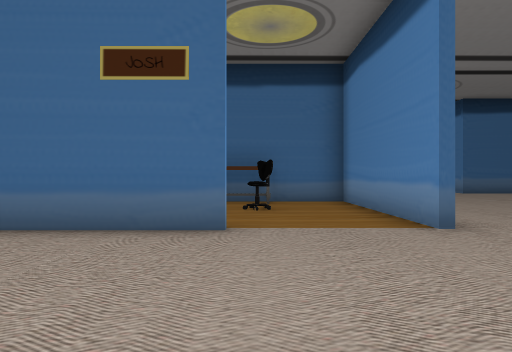
View 1 (above)

24 first-person views from a walk through a Unity game level. The camera is 1.3 m above the floor, looks level and sees 70° across. The floor is counted in squares, 2 m on a side. Each view is taken from the middle of a square. On the plan, view 1 faces up. The plan holds only what a view shows up to about 11 squares ahead; the rest is blank. The place goes on beyond the plan. The player is left out. Some animated figures are left out.

View 2
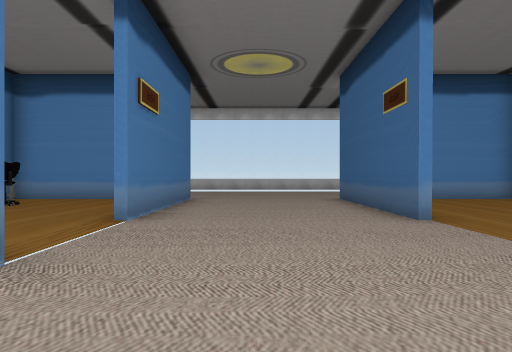

View 3
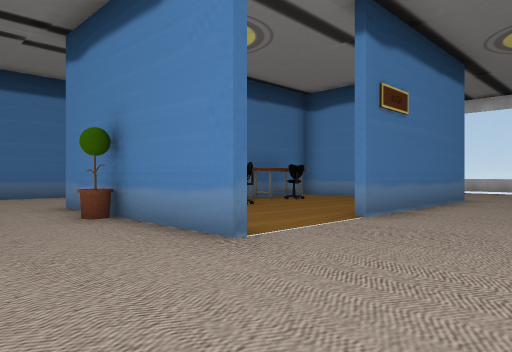

View 4
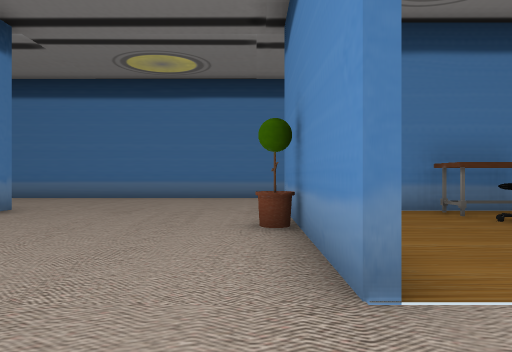

View 5
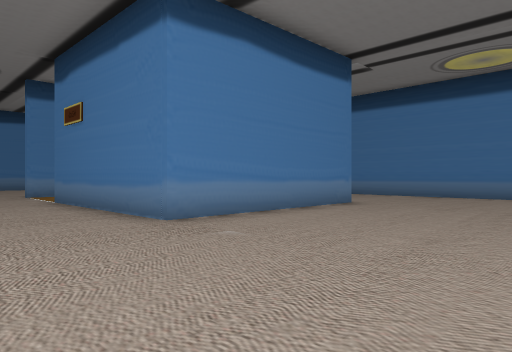

View 6
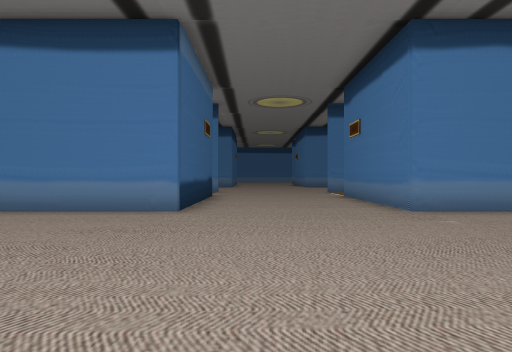

View 7
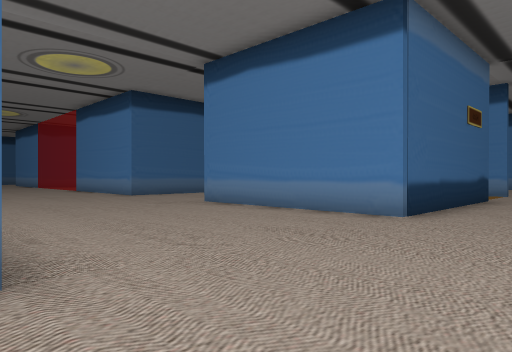

View 8
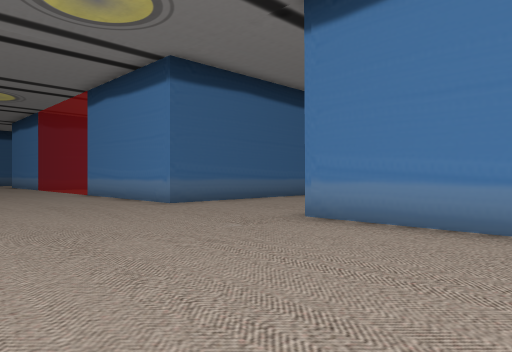

View 9
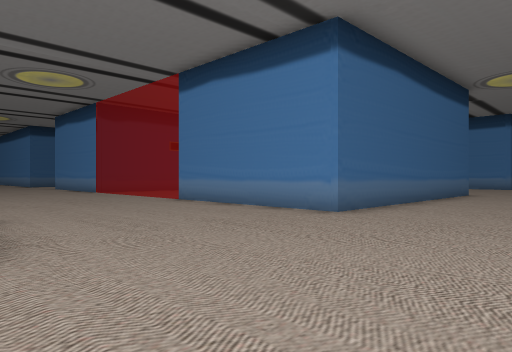

View 10
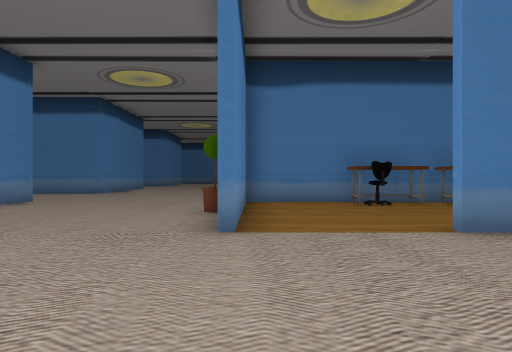

View 11
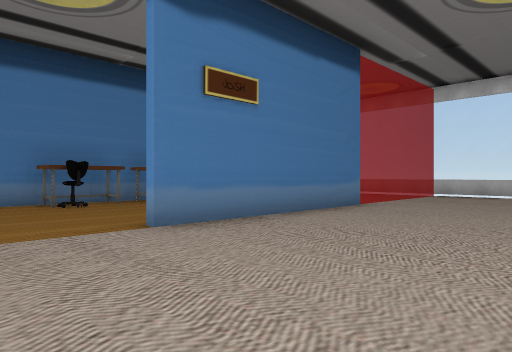

View 12
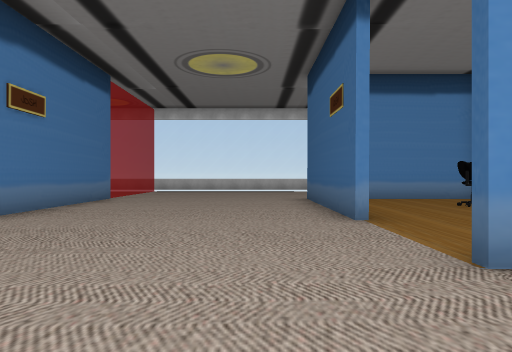

View 13
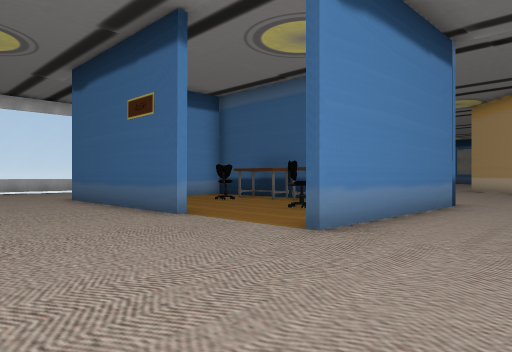

View 14
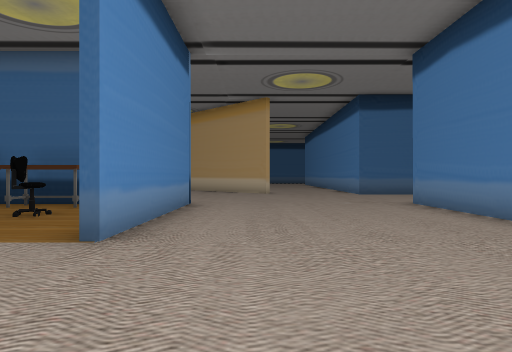

View 15
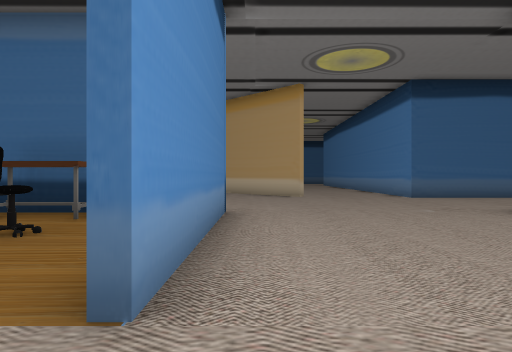

View 16
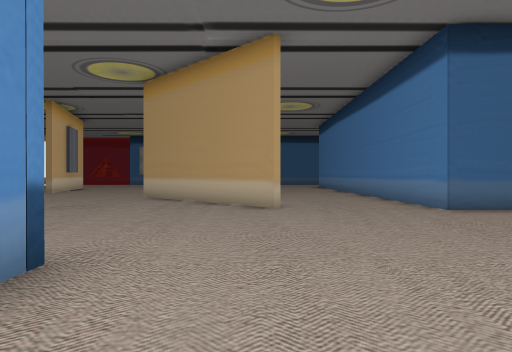

View 17
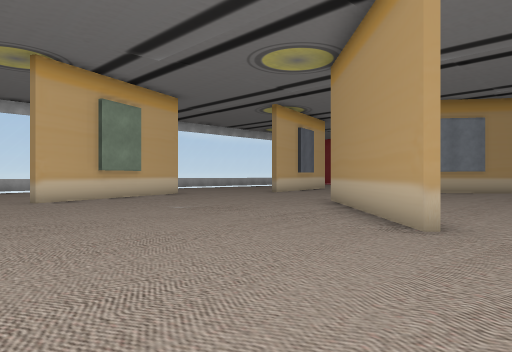

View 18
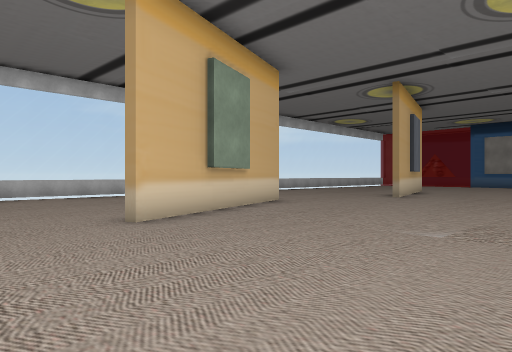

View 19
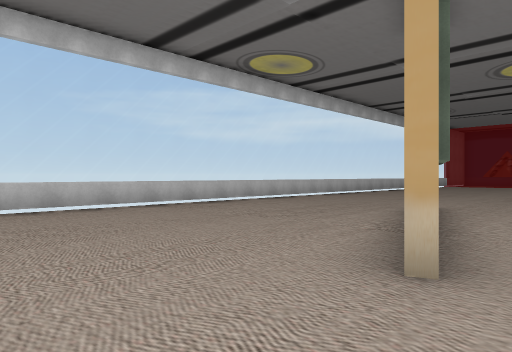

View 20
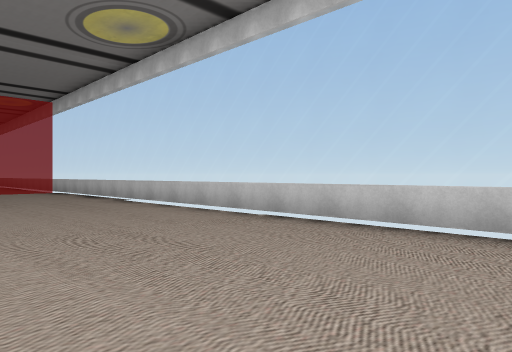

View 21
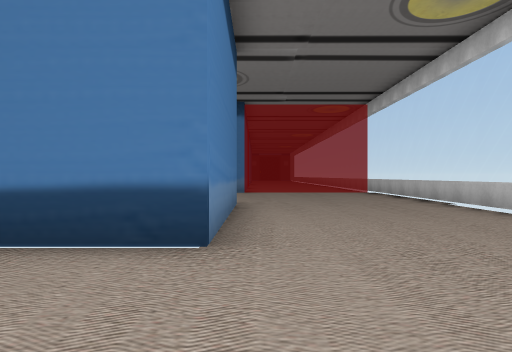

View 22
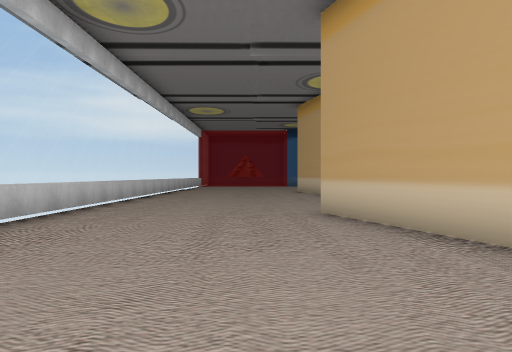

View 23
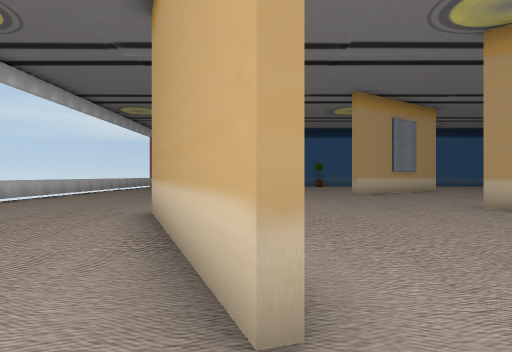

View 24
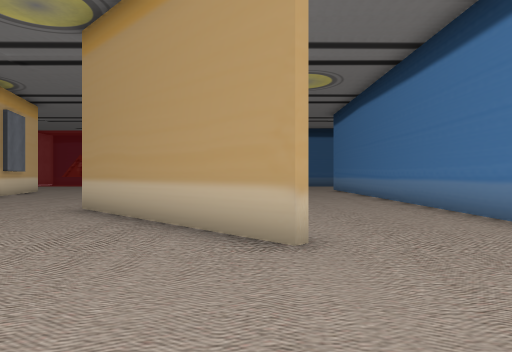

### Floor plan
Points are (right, up) in squares from view 1. A wall is a line through its corners. A room is listed if a view was taken in it or the views show most of it. See-through windows are left out.
Room 1 (view 1)
walls: (-2.6, -4.9) (0.2, -4.9); (-5.4, -2) (-5.4, -4.9)
ways out: opening at (0.5, 0) to room 2
objects: desk (-4, -4) to (-3, -4); desk (-1, -4); other object (-1, -3)
Room 2 (views 2, 3, 4, 5, 6, 7, 8, 9, 10, 11, 12, 13, 14, 15, 16, 17, 18, 19, 20, 21, 22, 23, 24)
walls: (-2.5, 13.8) (2.3, 13.8) (2.3, 18.8); (-5.6, 18.8) (-0.2, 18.8); (-0.2, 24.5) (-5.4, 24.5); (-5.4, 9.2) (-5.4, 7); (-5.6, 24.7) (-5.6, 29.7) (-3.6, 29.7); (11.4, 13.6) (7.7, 13.6) (7.7, 18.9); (7.7, 26.2) (7.7, 29.8); (-0.4, 4.4) (-5.5, 4.4); (2.3, 4.5) (2.3, 9.4) (0.5, 9.4); (2.4, 29.8) (2.4, 24.6); (-5.4, 29.1) (-5.4, 26.1); (-4, 32.3) (-5.9, 37.6); (2.4, 0.1) (2.4, -5.1); (12.5, 4.4) (7.7, 4.4) (7.7, 9.6); (-5.6, 0.1) (-0.4, 0.1); (4.4, 34.3) (0.5, 38.3); (10.8, 34) (7.7, 34) (7.7, 42); (-5.6, 37.5) (-3.8, 32.4); (7.7, -5.1) (7.7, 0.1) (12.5, 0.1); (1.2, -8.9) (10.2, -8.9); (-10.4, 42) (-10.4, 19.8)
ways out: opening at (0.5, 0) to room 1
objects: desk (-4, 14) to (-3, 15); desk (-3, 28) to (-2, 29); desk (-1, 9) to (0, 9); desk (-1, 14) to (-1, 15); desk (-1, 29) to (0, 29); other object (0, 7); other object (0, 27); plant (3, -3); plant (3, 16)

Where each view was taken, in squares from view 1:
view 1: 0 up, 0 right, facing up
view 2: 2 up, 5 right, facing left
view 3: 3 up, 5 right, facing down-left
view 4: 2 up, 3 right, facing down
view 5: 3 up, 3 right, facing down-right
view 6: 3 up, 1 right, facing right
view 7: 2 up, 2 right, facing up-right
view 8: 6 up, 3 right, facing up-right
view 9: 10 up, 2 right, facing up-right
view 10: 23 up, 2 right, facing down
view 11: 23 up, 2 right, facing down-left
view 12: 23 up, 5 right, facing left
view 13: 21 up, 5 right, facing up-left
view 14: 21 up, 4 right, facing up
view 15: 23 up, 3 right, facing up
view 16: 27 up, 4 right, facing up
view 17: 30 up, 6 right, facing up-left
view 18: 30 up, 1 right, facing up-left
view 19: 30 up, 3 left, facing up-left
view 20: 34 up, 6 left, facing down-left
view 21: 33 up, 6 left, facing down
view 22: 31 up, 7 left, facing up
view 23: 31 up, 4 left, facing up
view 24: 31 up, 4 right, facing up
